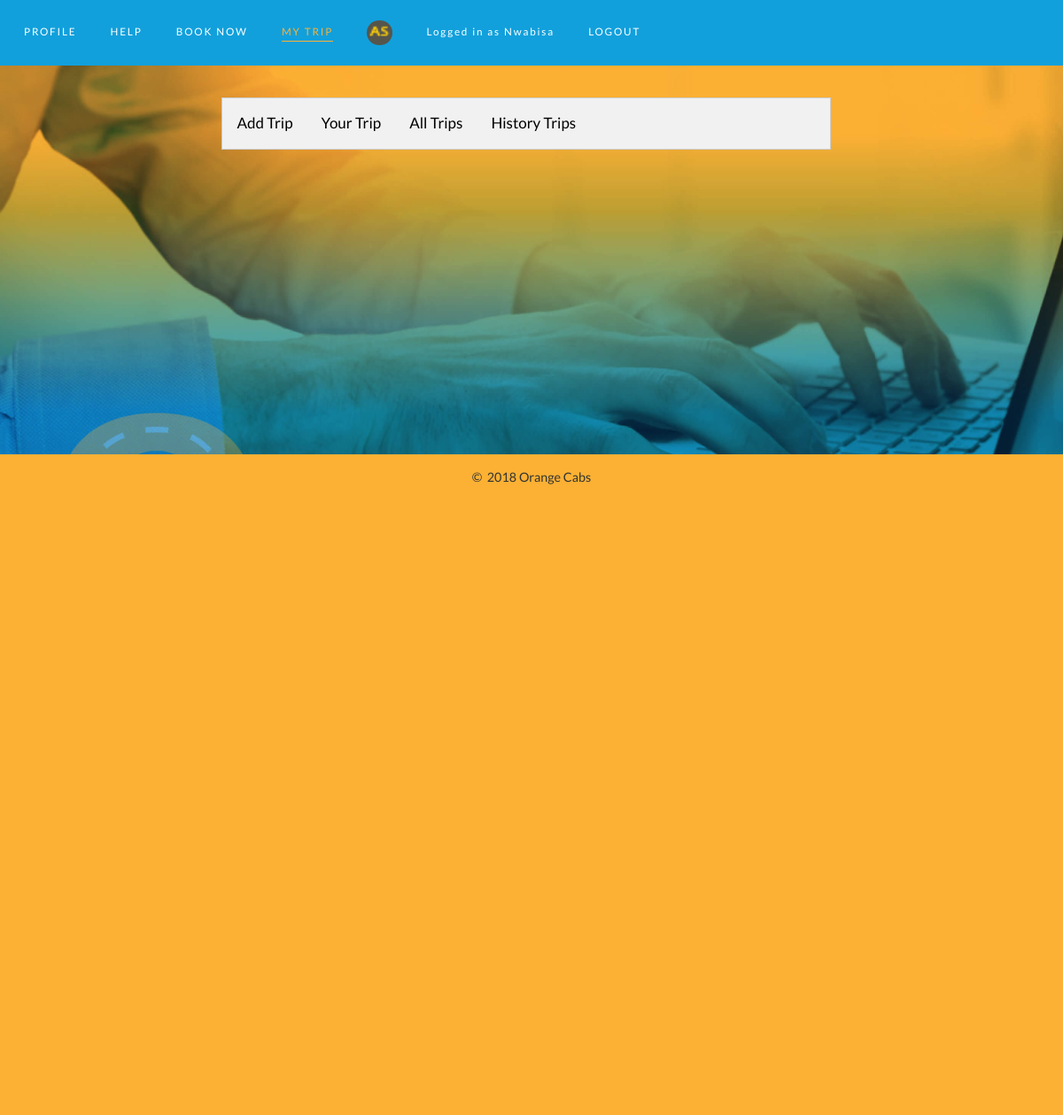
The app's page /func/mainpagetrip.php (signed in) with its own data.
### tables this page shows
CREATE TABLE `users` (
  `user_id` int(11) NOT NULL,
  `username` varchar(30) NOT NULL,
  `mobile` varchar(30) NOT NULL,
  `email` varchar(50) NOT NULL,
  `gender` char(6) NOT NULL,
  `opt_hash` longtext NOT NULL,
  `verify` int(11) NOT NULL,
  `moreinformation` varchar(300) NOT NULL,
  `password` varchar(64) NOT NULL,
  `profilepicture` varchar(55) NOT NULL,
  `role` varchar(30) NOT NULL
);

### func/mainpagetrip.php (the view, shortened to what this page needs)
<!DOCTYPE html>
<html lang="en">
<head>
    <link rel="stylesheet" href="https://use.fontawesome.com/releases/v5.3.1/css/all.css"
>
    <link rel="stylesheet" href="https://stackpath.bootstrapcdn.com/bootstrap/4.1.3/css/bootstrap.min.css">
    <link rel="stylesheet" href="https://ajax.googleapis.com/ajax/libs/jqueryui/1.12.1/themes/sunny/jquery-ui.css">
    <link rel="stylesheet" href="//cdnjs.cloudflare.com/ajax/libs/timepicker/1.3.5/jquery.timepicker.min.css">
    <link rel="stylesheet" href="../src/css/style.css">
</head>
<body class="bookings-modalusers">
    <?php
    include('connection.php');
        $user_id = $_SESSION['user_id'];
        $sql = "SELECT * FROM users WHERE user_id='$user_id'";
        $result = mysqli_query($link, $sql);
        $count = mysqli_num_rows($result);
        if ($count == 1) {
        $row = mysqli_fetch_array($result, MYSQLI_ASSOC);
        $username = $row['username'];
        $profile = $row['profilepicture'];
    } else {
        echo "There was an error retrieving the username and email from the database!";
    }
    ?>
     <nav class="navbar" id="mainNav">
        <ul class="navbar__list">
            <li class="navbar__item">
                <a class="navbar__link "   href="profile.php">PROFILE</a>
            </li>
            <li class="navbar__item">
                <a class="navbar__link"  href="../help">HELP</a>
            </li>
            <li class="navbar__item">
                <a class="navbar__link"  href="bookings.php">BOOK NOW</a>
            </li>
            <li class="navbar__item">
                <a class="navbar__link active"  href="../func/mainpagetrip.php">MY TRIP</a>
            </li>
            <li class="navbar__item">
                <a class="navbar__link profilelink"  href="#uploadpicture">
                    <?php
                    if (empty($profile)) {
                        echo "<img src='profilepicture/carprofile.png'  class='profile'>";
                    } else {
                        echo "<img src='$profile' class='profile'>";
                    }
                    ?>
                </a>
            </li>
            <li class="navbar__item ">
                <a class="navbar__link loggedin"  href="profile.php">Logged in as <?php echo $username; ?></a>
            </li>
            <li class="navbar__item">
                <a class="navbar__link loggedin"  href="../index.php?logout=1">LOGOUT</a>
            </li>
        </ul>
    </nav>
    <div class="container" id="container">
        <div class="row">
            <div class="trip-container">
                <div class="tab">
                    <button class="tablink" onclick="openPage('trip', this, '#ffb605')" id="defaultOpen">Add Trip</button>
                    <button class="tablink" onclick="openPage('loadtrip', this, '#ffb605')">Your Trip</button>
                    <button class="tablink" onclick="openPage('alltrip', this, '#ffb605')">All Trips</button>
                    <button class="tablink" onclick="openPage('historytrip', this, '#ffb605')">History Trips</button>
                </div>
            </div>
        </div>
    </div>
<button type="button" class="btn btn-primary" data-toggle="modal" data-target="#exampleModal" data-whatever="@mdo">Open modal for @mdo</button>
<button type="button" class="btn btn-primary" data-toggle="modal" data-target="#exampleModal" data-whatever="@fat">Open modal for @fat</button>
<button type="button" class="btn btn-primary" data-toggle="modal" data-target="#exampleModal" data-whatever="@getbootstrap">Open modal for @getbootstrap</button>
   <div>
 <?php include("../inc/footer.php"); ?>
</body>
</html>

### src/css/style.css (style rules this page uses)
*, *::after, *::before { margin: 0; padding: 0; box-sizing: inherit; }
html { font-size: 62.5%; }
@media only screen and (max-width: 75em) { html { font-size: 56.25%; } }
body { box-sizing: border-box; padding: 0; }
body { font-family: "Lato", sans-serif; font-weight: 400; line-height: 1.7; color: #333; }
.btn { font-family: 'Dancing Script', cursive; }
.btn, .btn:link, .btn:visited { text-decoration: none; padding: .5rem 4rem; display: inline-block; border-radius: 10rem; transition: all .2s; position: relative; font-size: 2.5rem; border: none; cursor: pointer; }
.btn::after { content: ""; display: inline-block; height: 100%; width: 100%; border-radius: 10rem; position: absolute; top: 0; left: 0; z-index: -1; transition: all .4s; }
.container { width: 100%; height: 100%; display: flex; flex-wrap: wrap; justify-content: center; align-items: center; }
.row { display: block; margin: 2%; margin-top: 0; padding: 2%; padding-top: 0; }
.row { max-width: 114rem; margin: 4rem auto; }
@media only screen and (max-width: 75em) { .row { margin: 4rem 4rem; } }
.row::after { content: ""; display: table; clear: both; }
.navbar { width: 100%; background: #11A0DC; font-size: 1.3rem; position: sticky; top: 0; z-index: 9999; display: flex; }
.navbar__list { width: 80%; margin: 0 auto; padding: 0; text-align: right; text-align: -webkit-right; }
@media only screen and (max-width: 75em) { .navbar__list { display: block; width: 100%; text-align: left; } }
.navbar__item { list-style: none; display: -webkit-inline-box; padding: 2rem; }
.navbar .active { border-bottom: 0.2rem solid #FCB134; color: #FCB134; }
.navbar__link { text-decoration: none; letter-spacing: .2rem; color: #fff; display: block; }

### func/mainpagetrip.php (style rules this page uses)
html,body { height: 100%; overflow-x: hidden; position: relative; }
body { background: url(../src/images/onlinebook.jpg); background-size: cover; color:#fff; }
.profile { border-radius: 50%; width: 3.2rem; }
.navbar__list { width: 100%; }
.container { margin: 0 auto; display: block; }
.trip-container { position:relative; }
.profile { border-radius: 50%; }
.trip-container { width: 70%; margin: 0 auto; }
.tab { overflow: hidden; border: 1px solid #ccc; background-color: #f1f1f1; }
.tab button { background-color: inherit; float: left; border: none; outline: none; cursor: pointer; padding: 14px 16px; transition: 0.3s; font-size: 17px; }

### records on screen
users: profilepicture (picture), username "Nwabisa"
